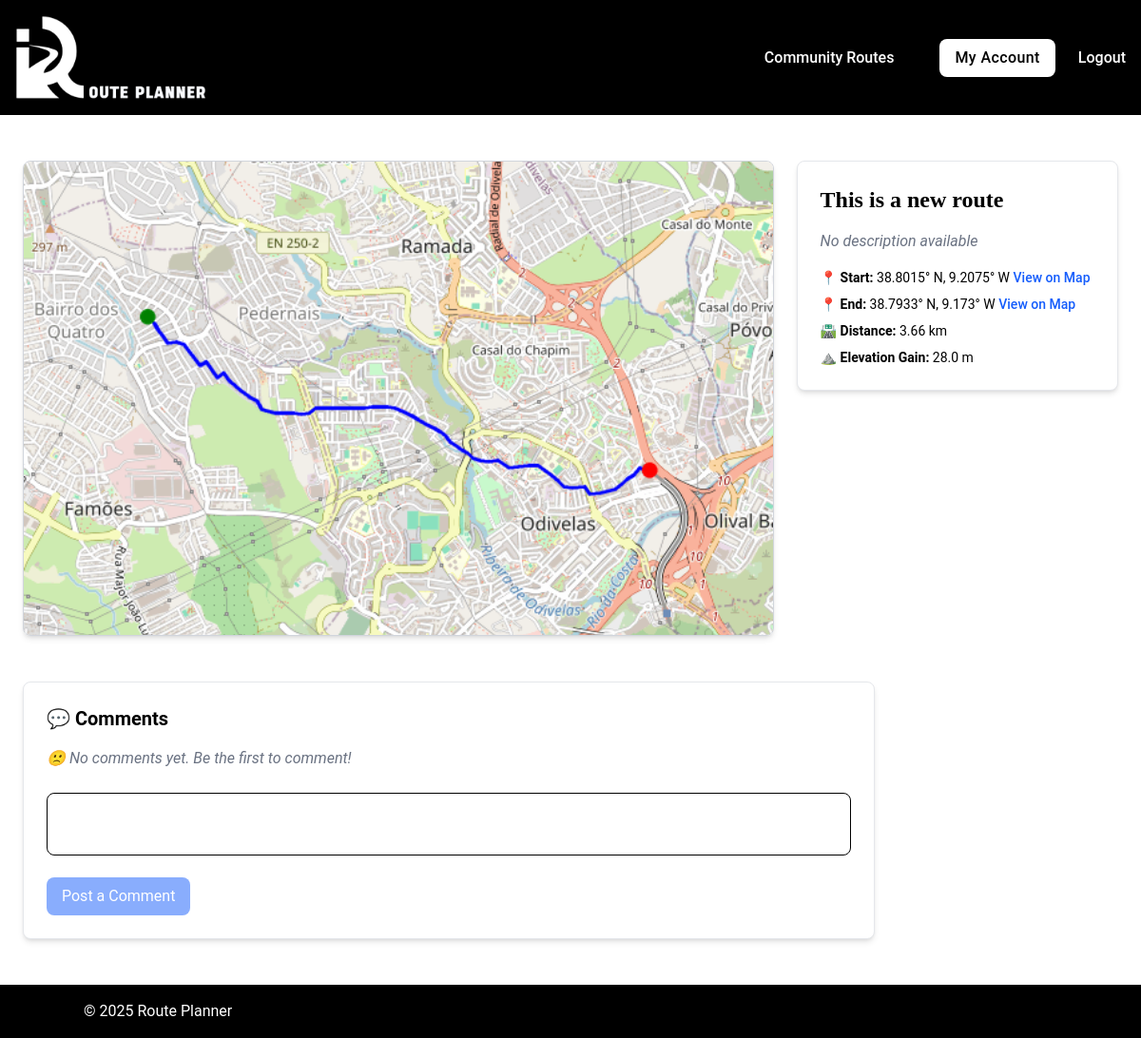
The page /route/1 (signed in) on the database its author committed.
### tables this page shows
CREATE TABLE routes (
id INTEGER PRIMARY KEY,
user_id INTEGER NOT NULL,
name TEXT NOT NULL,
description TEXT,
coordinates TEXT NOT NULL, elevation_gain REAL DEFAULT 0, elevation_loss REAL DEFAULT 0, max_elevation REAL DEFAULT 0, min_elevation REAL DEFAULT 0, avg_elevation REAL DEFAULT 0, total_distance REAL DEFAULT 0, map_image_url TEXT,
FOREIGN KEY (user_id) REFERENCES users(id)
);

### app.py (the view)
@app.route("/route/<int:route_id>")
@login_required
def view_route(route_id):
    route = query_db(
        "SELECT * FROM routes WHERE id = ?",
        (route_id,)
    )
    if not route:
        flash("Route not found.", "error")
        return redirect("/routes")
    coordinates = route[0]["coordinates"]
    coordinates = validate_coordinates(coordinates)
    start_point = tuple(map(float, coordinates[0])) if coordinates else None
    end_point = tuple(map(float, coordinates[-1])) if coordinates else None
    comments = query_db(
        """
        SELECT
            comments.id,
            comments.comment,
            comments.create_at,
            comments.user_id,
            users.username
        FROM comments
        JOIN users ON
        comments.user_id = users.id WHERE
        comments.route_id = ?
        """,
        (route_id,)
    )
    return render_template(
        "routes/view_route.html",
        route = route,
        comments = comments,
        route_id = route_id,
        start_point = start_point,
        end_point = end_point
        )

### helpers.py (called while the page is built)
def get_db():
    db = getattr(g, "_database", None)
    if db is None:
        db = g._database = sqlite3.connect(DATABASE)
        db.row_factory = sqlite3.Row # Allows accessing columns by name
    return db

def close_connection(exception):
    db = getattr(g, "_database", None)
    if db is not None:
        db.close()

def query_db(query, args = (), commit = False):
    connection = get_db()
    current = connection.cursor()
    current.execute(query, args)
    if commit:
        connection.commit()
    else:
        return current.fetchall()

def login_required(f):
    @wraps(f)
    def decorated_function(*args, **kwargs):
        if "user_id" not in session:
            flash("Please log in to access this page.", "error")
            return redirect("/login")
        return f(*args, **kwargs)
    return decorated_function

def validate_coordinates(coordinates_json):
    try:
        coords = json.loads(coordinates_json)
        if not isinstance(coords, list):
            raise ValueError("Coordinates should be a list.")
        valid_coords = []
        for pair in coords:
            if (
                isinstance(pair, list) and
                len(pair) == 2 and
                all(isinstance(p, (int, float)) for p in pair)
            ):
                valid_coords.append([round(float(pair[0]), 6), round(float(pair[1]), 6)])
            else:
                print(f"Invalid coordinate pair skipped: {pair}")
        return valid_coords
    except json.JSONDecodeError as e:
        print(f"Error decoding JSON: {e}")
    except ValueError as e:
        print(f"Invalid coordinates: {e}")
    return []

### templates/routes/view_route.html (shortened to what this page needs)
{% extends "base.html" %}
{% block main %}
<div
  class="
    flex
    flex-col
    flex-wrap
    content-center
    justify-center
    my-[2%]
    p-6"
    >
  <div
    class="
      flex
      flex-col
      lg:flex-row
      gap-6
      max-w-7xl
      w-full"
      >
    <div class="lg:w-[70%] w-full">
      {% if route[0]["map_image_url"] %}
        <img
          src="{{ url_for('static', filename='images/routes/' + route[0]['map_image_url']) }}"
          alt="Route Map"
          class="
            w-full
            h-[500px]
            object-cover
            rounded-lg
            shadow-md
            border
            border-gray-300"
        />
      {% endif %}
    </div>
    <div class="lg:w-[30%] w-full">
      <div
        class="
          bg-white
          p-6
          rounded-lg
          shadow-md
          border
          border-gray-200"
          >
        <h1
          class="
            text-2xl
            font-bold
            mb-4"
            >
            {{ route[0]["name"] }}
        </h1>
        {% if route[0]["description"] %}
          <p  class="text-gray-500 italic mb-4" >
            {{ route[0]["description"] }}
          </p>
        {% else %}
          <p class="text-gray-500 italic mb-4">
            No description available
          </p>
        {% endif %}
        <div class="text-sm space-y-2">
          {% if start_point %}
            <p>
              📍 <strong>Start:</strong>
              {{ start_point[0]|abs|round(4) }}° {{ 'N' if start_point[0] >= 0 else 'S' }},
              {{ start_point[1]|abs|round(4) }}° {{ 'E' if start_point[1] >= 0 else 'W' }}
              <a
                href="https://maps.google.com/?q={{ start_point[0] }},{{ start_point[1] }}"
                target="_blank"
                class="text-blue-600 hover:underline font-medium"
                >
                View on Map
              </a>
            </p>
          {% endif %}
          {% if end_point %}
            <p>
              📍 <strong>End:</strong>
              {{ end_point[0]|abs|round(4) }}° {{ 'N' if end_point[0] >= 0 else 'S' }},
              {{ end_point[1]|abs|round(4) }}° {{ 'E' if end_point[1] >= 0 else 'W' }}
              <a
                href="https://maps.google.com/?q={{ end_point[0] }},{{ end_point[1] }}"
                target="_blank"
                class="text-blue-600 hover:underline font-medium"
                >
                View on Map
              </a>
            </p>
          {% endif %}
          <p>
            🛣️ <strong>Distance:</strong>
            {{ route[0]["total_distance"]|round(2) }} km
          </p>
          <p>
            ⛰️ <strong>Elevation Gain:</strong>
            {{ route[0]["elevation_gain"]|round(0) }} m
          </p>
        </div>
      </div>
    </div>
  </div>
  {% include 'routes/comments_section.html' %}
</div>
{% endblock %}

### static/css/styles.css (style rules this page uses)
body { font-family: 'Roboto', -apple-system, BlinkMacSystemFont, 'Segoe UI', sans-serif; }
h1 { font-family: 'Merriweather', Georgia, serif; }

### rows shown on the page
routes: map_image_url (picture), name "This is a new route", total_distance "3.66", elevation_gain "28.0"

### other values the page prints
{{ start_point[0]|abs|round(4) }} "38.8015"
{{ 'N' if start_point[0] >= 0 else 'S' }} "N"
{{ start_point[1]|abs|round(4) }} "9.2075"
{{ 'E' if start_point[1] >= 0 else 'W' }} "W"
{{ end_point[0]|abs|round(4) }} "38.7933"
{{ 'N' if end_point[0] >= 0 else 'S' }} "N"
{{ end_point[1]|abs|round(4) }} "9.173"
{{ 'E' if end_point[1] >= 0 else 'W' }} "W"
